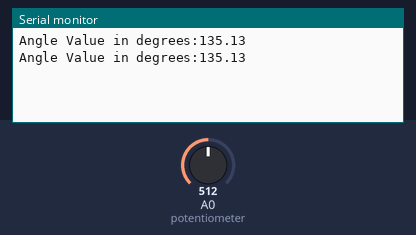
This sketch was run on a simulated Arduino Uno, built with avr-gcc and run on an emulated ATmega328P. Shown: the last lines printed to the serial monitor. The inputs (shaded band) are chosen by the test bench; at power-on: A0 (potentiometer) = 512.

Above: at 1.8 s.
1.9 s: A0 (potentiometer) set to 716
At 2.6 s:
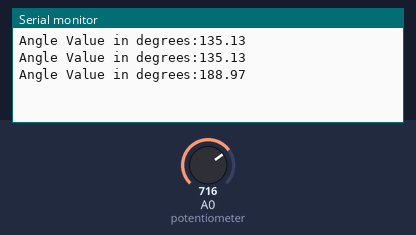
3.4 s: A0 (potentiometer) set to 900
At 4.8 s:
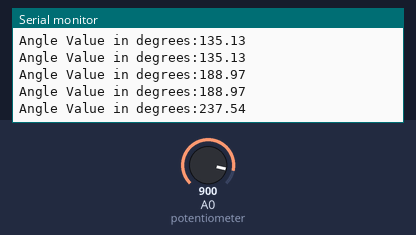
Timing chart, 0 to 6.4 s (numbered marks = the images above; inputs shaded):
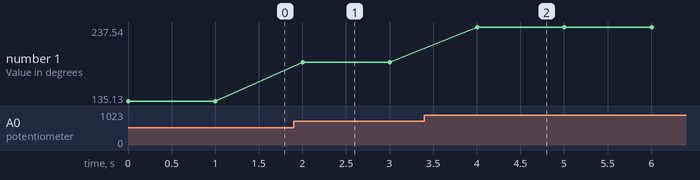

Measured:
- after the input at 1.9 s, the serial monitor: prints a new line after 0.10 s (image 1)
- after the input at 3.4 s, the serial monitor: prints a new line after 0.60 s (image 2)
- plotted number 1: 135.13 → 188.97 after the input at 1.9 s, 188.97 → 237.54 after the input at 3.4 s

The sketch:

Grove_potentiometer.ino
```cpp
const int potentiometer = 0;

float readAngle(int value)
{
  float angle = value * 270.0 / 1023;
  return angle;
}
void setup()
{
  //set the serial communication frequency at 9600 bits per sec
    Serial.begin(9600);
    pinMode(potentiometer, INPUT);
}

void loop()
{
    int value = analogRead(potentiometer);
    //print the value on the serial monitor screen
    Serial.print("Angle Value in degrees:");
    Serial.println(readAngle(value));
    delay(1000); //wait 1000ms before printing next value
}
```
